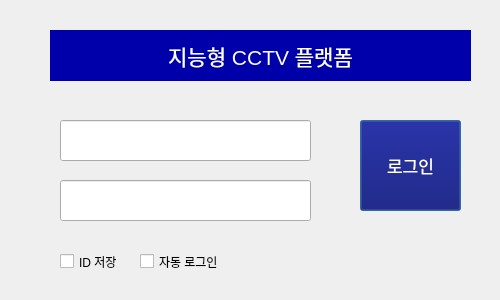
<?xml version="1.0" encoding="UTF-8"?>
<ui version="4.0">
 <class>Dialog</class>
 <widget class="QDialog" name="Dialog">
  <property name="geometry">
   <rect>
    <x>0</x>
    <y>0</y>
    <width>500</width>
    <height>300</height>
   </rect>
  </property>
  <property name="sizePolicy">
   <sizepolicy hsizetype="Fixed" vsizetype="Fixed">
    <horstretch>0</horstretch>
    <verstretch>0</verstretch>
   </sizepolicy>
  </property>
  <property name="minimumSize">
   <size>
    <width>500</width>
    <height>300</height>
   </size>
  </property>
  <property name="maximumSize">
   <size>
    <width>500</width>
    <height>300</height>
   </size>
  </property>
  <property name="windowTitle">
   <string>Dialog</string>
  </property>
  <widget class="QLineEdit" name="lineEdit_id">
   <property name="geometry">
    <rect>
     <x>60</x>
     <y>120</y>
     <width>251</width>
     <height>41</height>
    </rect>
   </property>
  </widget>
  <widget class="QPushButton" name="button_login">
   <property name="geometry">
    <rect>
     <x>360</x>
     <y>120</y>
     <width>101</width>
     <height>91</height>
    </rect>
   </property>
   <property name="font">
    <font>
     <pointsize>13</pointsize>
    </font>
   </property>
   <property name="styleSheet">
    <string notr="true">background-color: rgb(0, 0, 107);
color:rgb(255,255,255);</string>
   </property>
   <property name="text">
    <string>로그인</string>
   </property>
  </widget>
  <widget class="QLineEdit" name="lineEdit_pw">
   <property name="geometry">
    <rect>
     <x>60</x>
     <y>180</y>
     <width>251</width>
     <height>41</height>
    </rect>
   </property>
  </widget>
  <widget class="QCheckBox" name="checkBox_save_id_info">
   <property name="geometry">
    <rect>
     <x>60</x>
     <y>250</y>
     <width>82</width>
     <height>23</height>
    </rect>
   </property>
   <property name="text">
    <string>ID 저장</string>
   </property>
  </widget>
  <widget class="QCheckBox" name="checkBox_auto_login">
   <property name="geometry">
    <rect>
     <x>140</x>
     <y>250</y>
     <width>82</width>
     <height>23</height>
    </rect>
   </property>
   <property name="text">
    <string>자동 로그인</string>
   </property>
  </widget>
  <widget class="QLabel" name="label_title_login">
   <property name="geometry">
    <rect>
     <x>50</x>
     <y>30</y>
     <width>421</width>
     <height>51</height>
    </rect>
   </property>
   <property name="font">
    <font>
     <pointsize>16</pointsize>
    </font>
   </property>
   <property name="styleSheet">
    <string notr="true">background-color: rgb(0, 0, 171);
color:rgb(255, 255, 255);
</string>
   </property>
   <property name="text">
    <string>  지능형 CCTV 플랫폼  </string>
   </property>
   <property name="alignment">
    <set>Qt::AlignmentFlag::AlignCenter</set>
   </property>
  </widget>
 </widget>
 <resources/>
 <connections/>
</ui>
